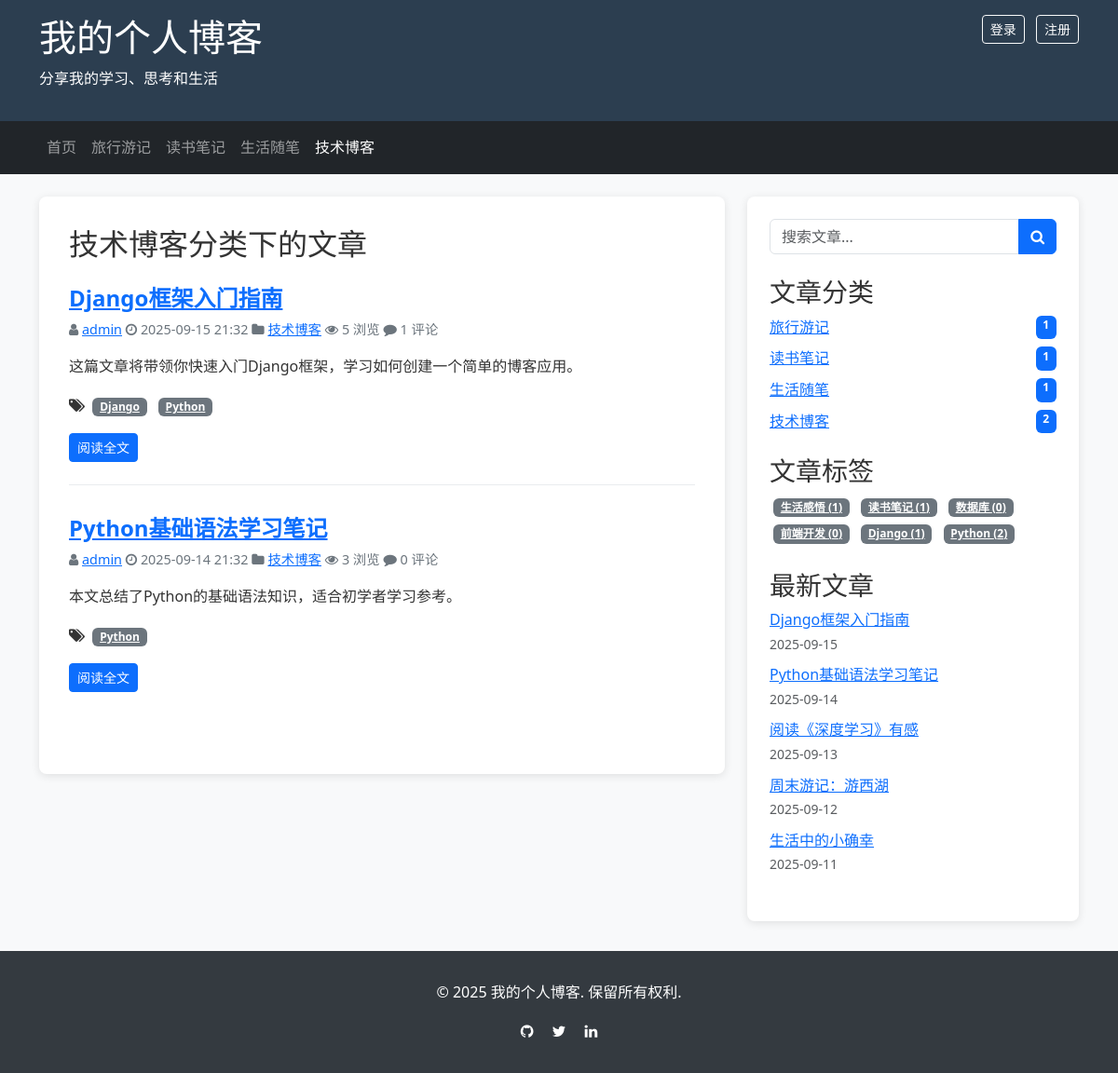
Page /category/1/ on the committed database.
### blog/models.py (models this page shows, shortened)
class Category(models.Model):
    name = models.CharField(max_length=100, verbose_name='分类名称')
    created_time = models.DateTimeField(auto_now_add=True, verbose_name='创建时间')
    modified_time = models.DateTimeField(auto_now=True, verbose_name='修改时间')
    is_active = models.BooleanField(default=True, verbose_name='是否激活')
    description = models.TextField(max_length=500, blank=True, verbose_name='分类描述')
    class Meta:
        verbose_name = '分类'
        verbose_name_plural = verbose_name
        ordering = ['-created_time']

class Post(models.Model):
    STATUS_CHOICES = (
        ('draft', '草稿'),
        ('published', '已发布'),
    )
    title = models.CharField(max_length=200, verbose_name='标题')
    slug = models.SlugField(max_length=200, unique_for_date='publish_time', verbose_name='短链接')
    author = models.ForeignKey(User, on_delete=models.CASCADE, related_name='blog_posts', verbose_name='作者')
    category = models.ForeignKey(Category, on_delete=models.CASCADE, related_name='posts', verbose_name='分类')
    tags = models.ManyToManyField(Tag, blank=True, related_name='posts', verbose_name='标签')
    excerpt = models.TextField(max_length=500, blank=True, verbose_name='摘要')
    content = models.TextField(verbose_name='内容')
    created_time = models.DateTimeField(auto_now_add=True, verbose_name='创建时间')
    modified_time = models.DateTimeField(auto_now=True, verbose_name='修改时间')
    publish_time = models.DateTimeField(blank=True, null=True, verbose_name='发布时间')
    status = models.CharField(max_length=10, choices=STATUS_CHOICES, default='draft', verbose_name='状态')
    views = models.PositiveIntegerField(default=0, editable=False, verbose_name='浏览量')
    featured_image = models.ImageField(upload_to='post_images/', blank=True, null=True, verbose_name='特色图片')
    class Meta:
        verbose_name = '文章'
        verbose_name_plural = verbose_name
        ordering = ['-publish_time', '-created_time']
    def get_absolute_url(self):
        return reverse('blog:post_detail', kwargs={'pk': self.id})

class Tag(models.Model):
    name = models.CharField(max_length=50, verbose_name='标签名称')
    created_time = models.DateTimeField(auto_now_add=True, verbose_name='创建时间')
    modified_time = models.DateTimeField(auto_now=True, verbose_name='修改时间')
    is_active = models.BooleanField(default=True, verbose_name='是否激活')
    class Meta:
        verbose_name = '标签'
        verbose_name_plural = verbose_name
        ordering = ['-created_time']

### blog/views.py (the view)
# urls.py: path('category/<int:pk>/', views.CategoryPostListView.as_view(), name='category_posts'),
class CategoryPostListView(ListView):
    model = Post
    template_name = 'blog/post_list.html'
    context_object_name = 'posts'
    paginate_by = 10
    def get_queryset(self):
        self.category = get_object_or_404(Category, pk=self.kwargs.get('pk'), is_active=True)
        return Post.objects.filter(category=self.category, status='published').order_by('-publish_time')
    def get_context_data(self, **kwargs):
        context = super().get_context_data(**kwargs)
        context['categories'] = Category.objects.filter(is_active=True)
        context['tags'] = Tag.objects.filter(is_active=True)
        context['recent_posts'] = Post.objects.filter(status='published').order_by('-publish_time')[:5]
        context['current_category'] = self.category
        return context

### blog/templates/blog/post_list.html (shortened to what this page needs)
{% extends "blog/base.html" %}
{% block content %}
    <div class="main-content">
        <h2 class="page-title mb-4">
            {% if current_category %}{{ current_category.name }}分类下的文章
            {% elif current_tag %}{{ current_tag.name }}标签下的文章
            {% elif current_author %}{{ current_author.username }}的文章
            {% else %}全部文章
            {% endif %}
        </h2>
        {% if posts %}
            {% for post in posts %}
                <article class="post-card">
                    <h3 class="post-title">
                        <a href="{{ post.get_absolute_url }}">{{ post.title }}</a>
                    </h3>
                    <div class="post-meta">
                        <span class="author"><i class="fa fa-user"></i> <a href="{% url 'blog:author_posts' post.author.id %}">{{ post.author.username }}</a></span>
                        <span class="time"><i class="fa fa-clock-o"></i> {{ post.publish_time|date:"Y-m-d H:i" }}</span>
                        <span class="category"><i class="fa fa-folder"></i> <a href="{% url 'blog:category_posts' post.category.id %}">{{ post.category.name }}</a></span>
                        <span class="views"><i class="fa fa-eye"></i> {{ post.views }} 浏览</span>
                        <span class="comments"><i class="fa fa-comment"></i> {{ post.comments.count }} 评论</span>
                    </div>
                    <div class="post-excerpt mb-3">
                        {{ post.excerpt }}
                    </div>
                    {% if post.tags.all %}
                        <div class="post-tags mb-3">
                            <i class="fa fa-tags"></i>
                            {% for tag in post.tags.all %}
                                <a href="{% url 'blog:tag_posts' tag.id %}" class="badge bg-secondary mx-1">{{ tag.name }}</a>
                            {% endfor %}
                        </div>
                    {% endif %}
                    <a href="{{ post.get_absolute_url }}" class="btn btn-primary btn-sm">阅读全文</a>
                </article>
            {% endfor %}
        {% else %}
            <div class="alert alert-info">
                暂无文章
            </div>
        {% endif %}
    </div>
{% endblock %}

### blog/templates/blog/base.html (shortened to what this page needs)
<!DOCTYPE html>
<html lang="zh-CN">
<head>
    <link href="https://cdn.jsdelivr.net/npm/bootstrap@5.3.0/dist/css/bootstrap.min.css" rel="stylesheet">
    <link href="https://cdn.jsdelivr.net/npm/font-awesome@4.7.0/css/font-awesome.min.css" rel="stylesheet">
</head>
<body>
    <header class="site-header">
        <div class="container">
            <div class="row">
                <div class="col-md-8">
                    <h1 class="site-title"><a href="{% url 'blog:post_list' %}">我的个人博客</a></h1>
                    <p class="site-description">分享我的学习、思考和生活</p>
                </div>
                <div class="col-md-4">
                    <div class="user-info text-end">
                        {% if user.is_authenticated %}
                            <span>欢迎，{{ user.username }}</span>
                            <a href="{% url 'admin:index' %}" class="btn btn-sm btn-outline-light ms-2">管理后台</a>
                            <a href="{% url 'logout' %}" class="btn btn-sm btn-outline-light ms-2">退出</a>
                        {% else %}
                            <a href="{% url 'login' %}" class="btn btn-sm btn-outline-light">登录</a>
                            <a href="{% url 'admin:auth_user_add' %}" class="btn btn-sm btn-outline-light ms-2">注册</a>
                        {% endif %}
                    </div>
                </div>
            </div>
        </div>
    </header>
    <nav class="navbar navbar-expand-lg navbar-dark bg-dark">
        <div class="container">
            <div class="collapse navbar-collapse" id="navbarNav">
                <ul class="navbar-nav">
                    <li class="nav-item">
                        <a class="nav-link {% if request.resolver_match.url_name == 'post_list' %}active{% endif %}" href="{% url 'blog:post_list' %}">首页</a>
                    </li>
                    {% for category in categories %}
                        <li class="nav-item">
                            <a class="nav-link {% if current_category and current_category.id == category.id %}active{% endif %}" href="{% url 'blog:category_posts' category.id %}">{{ category.name }}</a>
                        </li>
                    {% endfor %}
                </ul>
            </div>
        </div>
    </nav>
    <main class="container mt-4">
        <div class="row">
            <div class="col-md-8">
                {% block content %}{% endblock %}
            </div>
            <div class="col-md-4">
                <div class="sidebar">
                    <div class="search-box mb-4">
                        <form action="{% url 'blog:search' %}" method="get">
                            <div class="input-group">
                                <input type="text" name="q" class="form-control" placeholder="搜索文章..." required>
                                <button type="submit" class="btn btn-primary"><i class="fa fa-search"></i></button>
                            </div>
                        </form>
                    </div>
                    <div class="category-list">
                        <h3 class="sidebar-title">文章分类</h3>
                        <ul class="list-unstyled">
                            {% for category in categories %}
                                <li class="category-item">
                                    <a href="{% url 'blog:category_posts' category.id %}" class="d-flex justify-content-between">
                                        <span>{{ category.name }}</span>
                                        <span class="badge bg-primary">{{ category.posts.count }}</span>
                                    </a>
                                </li>
                            {% empty %}
                                <li>暂无分类</li>
                            {% endfor %}
                        </ul>
                    </div>
                    <div class="tag-list">
                        <h3 class="sidebar-title">文章标签</h3>
                        <div class="tag-cloud">
                            {% for tag in tags %}
                                <a href="{% url 'blog:tag_posts' tag.id %}" class="badge bg-secondary m-1">{{ tag.name }} ({{ tag.posts.count }})</a>
                            {% empty %}
                                <span>暂无标签</span>
                            {% endfor %}
                        </div>
                    </div>
                    <div class="recent-posts">
                        <h3 class="sidebar-title">最新文章</h3>
                        <ul class="list-unstyled">
                            {% for post in recent_posts %}
                                <li class="recent-post-item mb-2">
                                    <a href="{{ post.get_absolute_url }}" class="d-block text-truncate">{{ post.title }}</a>
                                    <small class="text-muted">{{ post.publish_time|date:"Y-m-d" }}</small>
                                </li>
                            {% empty %}
                                <li>暂无文章</li>
                            {% endfor %}
                        </ul>
                    </div>
                </div>
            </div>
        </div>
    </main>
    <footer class="site-footer">
        <div class="container">
            <div class="row">
                <div class="col-md-12 text-center">
                    <p>&copy; {% now 'Y' %} 我的个人博客. 保留所有权利.</p>
                    <div class="social-links mt-2">
                        <a href="#" class="text-white mx-2"><i class="fa fa-github"></i></a>
                        <a href="#" class="text-white mx-2"><i class="fa fa-twitter"></i></a>
                        <a href="#" class="text-white mx-2"><i class="fa fa-linkedin"></i></a>
                    </div>
                </div>
            </div>
        </div>
    </footer>
</body>
</html>

### blog/templates/blog/base.html (style rules this page uses)
body { font-family: 'Segoe UI', Tahoma, Geneva, Verdana, sans-serif; line-height: 1.6; color: #333; background-color: #f8f9fa; }
.site-header { background-color: #2c3e50; color: white; padding: 1rem 0; }
.site-header a { color: white; text-decoration: none; }
.site-footer { background-color: #343a40; color: white; padding: 2rem 0; margin-top: 2rem; }
.main-content { background-color: white; padding: 2rem; border-radius: 0.5rem; box-shadow: 0 2px 10px rgba(0, 0, 0, 0.1); }
.sidebar { background-color: white; padding: 1.5rem; border-radius: 0.5rem; box-shadow: 0 2px 10px rgba(0, 0, 0, 0.1); }
.post-card { margin-bottom: 2rem; padding-bottom: 1.5rem; border-bottom: 1px solid #e9ecef; }
.post-card:last-child { border-bottom: none; }
.post-title { font-size: 1.5rem; font-weight: 600; margin-bottom: 0.5rem; }
.post-meta { font-size: 0.9rem; color: #6c757d; margin-bottom: 1rem; }
.category-list, .tag-list, .recent-posts { margin-bottom: 1.5rem; }
.category-item, .tag-item { margin-bottom: 0.5rem; }

### rows in the picture
Category: name "旅行游记", posts.count "1"
Category: name "读书笔记", posts.count "1"
Category: name "生活随笔", posts.count "1"
Category: name "技术博客", posts.count "2"
Post: title "Django框架入门指南", author.username "admin", publish_time "2025-09-15 21:32", category.name "技术博客", views "5", comments.count "1", excerpt "这篇文章将带领你快速入门Django框架，学习如何创建一个简单的博客应用。", publish_time "2025-09-15"
Tag: name "Django", posts.count "1"
Tag: name "Python", posts.count "2"
Post: title "Python基础语法学习笔记", author.username "admin", publish_time "2025-09-14 21:32", category.name "技术博客", views "3", comments.count "0", excerpt "本文总结了Python的基础语法知识，适合初学者学习参考。", publish_time "2025-09-14"
Tag: name "生活感悟", posts.count "1"
Tag: name "读书笔记", posts.count "1"
Tag: name "数据库", posts.count "0"
Tag: name "前端开发", posts.count "0"
Post: title "阅读《深度学习》有感", publish_time "2025-09-13"
Post: title "周末游记：游西湖", publish_time "2025-09-12"
Post: title "生活中的小确幸", publish_time "2025-09-11"
